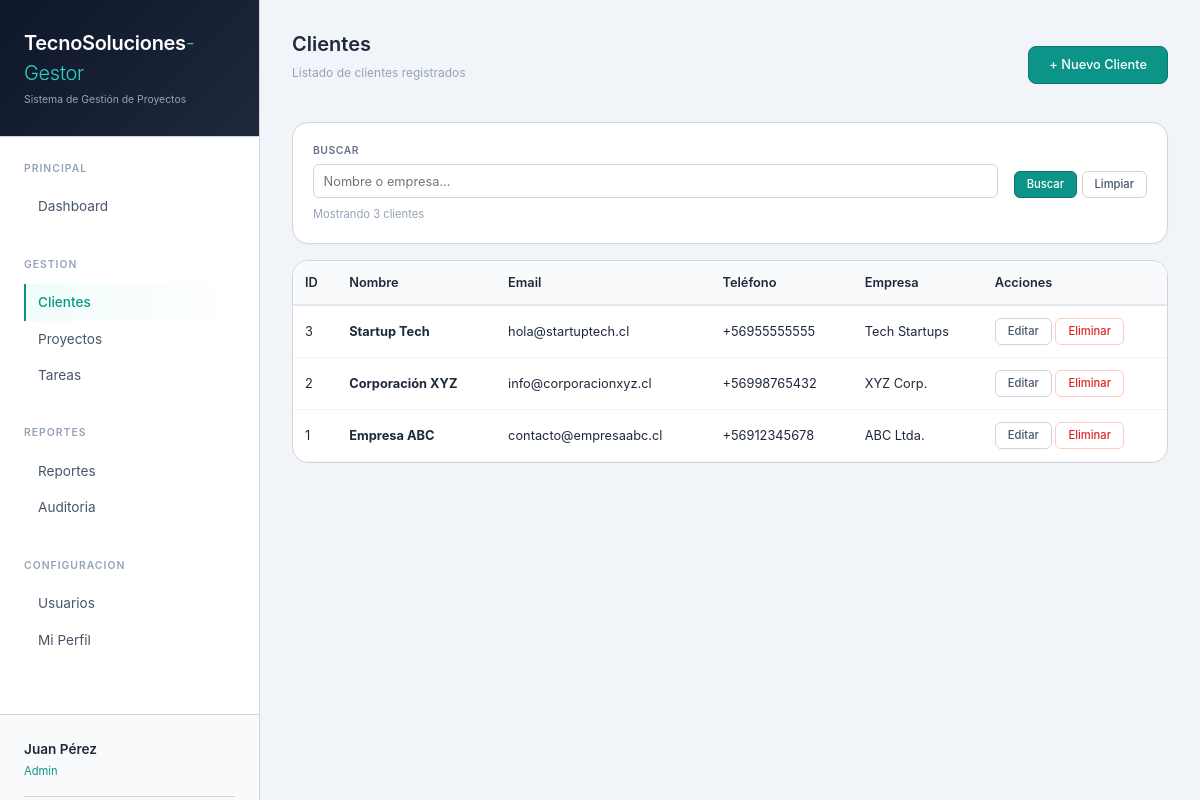
The app's page /public/index.php?action=clientes (signed in) with its own data.
### tables this page shows
CREATE TABLE IF NOT EXISTS clientes (
    id INT AUTO_INCREMENT PRIMARY KEY,
    nombre VARCHAR(100) NOT NULL,
    email VARCHAR(100) NULL,
    telefono VARCHAR(20) NULL,
    empresa VARCHAR(100) NULL,
    created_at TIMESTAMP DEFAULT CURRENT_TIMESTAMP,
    INDEX idx_nombre (nombre)
);

### controllers/ClienteController.php (called while the page is built, shortened)
<?php
class ClienteController {
    private $conn;
    public function __construct($db) {
        $this->conn = $db;
    }
    public function listar() {
        $clienteModel = new Cliente($this->conn);
        $clientes = $clienteModel->listar();
        include_once __DIR__ . '/../views/clientes/listar.php';
    }
}
?>

### models/Cliente.php (called while the page is built, shortened)
<?php
class Cliente {
    private $conn;
    private $table = 'clientes';
    public function __construct($db) {
        $this->conn = $db;
    }
    public function listar() {
        $query = "SELECT * FROM " . $this->table . " ORDER BY id DESC";
        $stmt = $this->conn->prepare($query);
        $stmt->execute();
        return $stmt->fetchAll();
    }
}
?>

### views/clientes/listar.php (the view, shortened to what this page needs)
<?php
$clientes = $clientes ?? [];
include_once __DIR__ . '/../layouts/header.php';
?>
<div class="flex-between mb-4">
    <div>
        <h2 style="font-size: 1.25rem; font-weight: 600;">Clientes</h2>
        <p style="font-size: 0.75rem; color: #94a3b8; margin-top: 0.25rem;">Listado de clientes registrados</p>
    </div>
    <a href="index.php?action=clientes&sub=agregar" class="btn btn-primary">+ Nuevo Cliente</a>
</div>
<div class="card" style="margin-bottom: 1rem;">
    <div class="card-body">
        <div style="display: flex; gap: 1rem; flex-wrap: wrap; align-items: flex-end;">
            <div style="flex: 1; min-width: 200px;">
                <label style="font-size: 0.65rem; text-transform: uppercase; color: #64748b; font-weight: 600;">Buscar</label>
                <input type="text" id="buscarCliente" placeholder="Nombre o empresa..." style="width: 100%; padding: 0.4rem 0.6rem; border: 1px solid #d4d4d8; border-radius: 6px; font-size: 0.8rem;" onkeyup="buscarClientes()">
            </div>
            <div>
                <button onclick="buscarClientes()" class="btn btn-primary btn-sm">Buscar</button>
                <button onclick="limpiarFiltro()" class="btn btn-outline btn-sm">Limpiar</button>
            </div>
        </div>
        <div style="margin-top: 0.5rem; font-size: 0.7rem; color: #94a3b8;">
            <span id="resultadosCount">Mostrando <?php echo count($clientes); ?> clientes</span>
        </div>
    </div>
</div>
<div class="table-responsive" id="tablaClientesContainer">
    <table style="width: 100%; border-collapse: collapse;" id="tablaClientes">
        <thead>
            <tr>
                <th style="text-align: left; padding: 12px; background: #f8fafc; border-bottom: 2px solid #e2e8f0;">ID</th>
                <th style="text-align: left; padding: 12px; background: #f8fafc; border-bottom: 2px solid #e2e8f0;">Nombre</th>
                <th style="text-align: left; padding: 12px; background: #f8fafc; border-bottom: 2px solid #e2e8f0;">Email</th>
                <th style="text-align: left; padding: 12px; background: #f8fafc; border-bottom: 2px solid #e2e8f0;">Teléfono</th>
                <th style="text-align: left; padding: 12px; background: #f8fafc; border-bottom: 2px solid #e2e8f0;">Empresa</th>
                <th style="text-align: left; padding: 12px; background: #f8fafc; border-bottom: 2px solid #e2e8f0;">Acciones</th>
            </tr>
        </thead>
        <tbody>
            <?php if (!empty($clientes)): ?>
                <?php foreach ($clientes as $c): ?>
                <tr>
                    <td style="padding: 12px; border-bottom: 1px solid #f1f5f9;"><?php echo $c['id']; ?></td>
                    <td style="padding: 12px; border-bottom: 1px solid #f1f5f9;"><strong><?php echo htmlspecialchars($c['nombre']); ?></strong></td>
                    <td style="padding: 12px; border-bottom: 1px solid #f1f5f9;"><?php echo htmlspecialchars($c['email']); ?></td>
                    <td style="padding: 12px; border-bottom: 1px solid #f1f5f9;"><?php echo htmlspecialchars($c['telefono']); ?></td>
                    <td style="padding: 12px; border-bottom: 1px solid #f1f5f9;"><?php echo htmlspecialchars($c['empresa']); ?></td>
                    <td style="padding: 12px; border-bottom: 1px solid #f1f5f9;">
                        <a href="index.php?action=clientes&sub=editar&id=<?php echo $c['id']; ?>" class="btn btn-outline btn-sm">Editar</a>
                        <a href="index.php?action=clientes&sub=eliminar&id=<?php echo $c['id']; ?>" class="btn btn-danger btn-sm" onclick="return confirmarEliminar('<?php echo htmlspecialchars($c['nombre']); ?>')">Eliminar</a>
                    </td>
                </tr>
                <?php endforeach; ?>
            <?php else: ?>
                <tr>
                    <td colspan="6" style="padding: 32px; text-align: center; color: #94a3b8;">No hay clientes registrados</td>
                </tr>
            <?php endif; ?>
        </tbody>
    </table>
</div>
<?php include_once __DIR__ . '/../layouts/footer.php'; ?>

### views/layouts/header.php (style rules this page uses)
* { margin: 0; padding: 0; box-sizing: border-box; }
body { font-family: 'Inter', -apple-system, BlinkMacSystemFont, 'Segoe UI', Roboto, sans-serif; background: #f1f5f9; color: #1e293b; line-height: 1.5; }
.btn { padding: 0.5rem 1.25rem; font-size: 0.8rem; font-family: inherit; border-radius: 8px; cursor: pointer; transition: all 0.2s; text-decoration: none; display: inline-block; font-weight: 500; border: 1px solid; }
.btn-primary { background: #0d9488; color: white; border-color: #0f766e; }
.btn-outline { background: transparent; border: 1px solid #d4d4d8; color: #475569; }
.btn-sm { padding: 0.25rem 0.75rem; font-size: 0.7rem; border-radius: 6px; }
.btn-danger { background: transparent; border: 1px solid #fecaca; color: #dc2626; }
.card { background: white; border: 1px solid #d4d4d8; border-radius: 16px; overflow: hidden; box-shadow: 0 1px 2px rgba(0,0,0,0.03); }
.card-body { padding: 1.25rem; }
.table-responsive { overflow-x: auto; border: 1px solid #d4d4d8; border-radius: 16px; background: white; }
table { width: 100%; border-collapse: collapse; font-size: 0.8rem; }
th { text-align: left; padding: 0.875rem; background: #fafafa; font-weight: 600; color: #1e293b; border-bottom: 1px solid #e4e4e7; }
td { padding: 0.875rem; border-bottom: 1px solid #f1f5f9; }
tr:last-child td { border-bottom: none; }
label { display: block; font-size: 0.7rem; text-transform: uppercase; letter-spacing: 0.5px; color: #0d9488; margin-bottom: 0.35rem; font-weight: 600; }
input, select, textarea { width: 100%; padding: 0.6rem 0; font-size: 0.85rem; font-family: inherit; border: none; border-bottom: 1px solid #d4d4d8; background: transparent; outline: none; transition: border-color 0.2s; }
.flex-between { display: flex; justify-content: space-between; align-items: center; }
.mb-4 { margin-bottom: 1.5rem; }

### records on screen
clientes: id "3", nombre "Startup Tech", email "hola@startuptech.cl", telefono "+56955555555", empresa "Tech Startups"
clientes: id "2", nombre "Corporación XYZ", email "info@corporacionxyz.cl", telefono "+56998765432", empresa "XYZ Corp."
clientes: id "1", nombre "Empresa ABC", email "contacto@empresaabc.cl", telefono "+56912345678", empresa "ABC Ltda."

### other values on screen
$_SESSION['user_nombre'] "Juan Pérez"
$_SESSION['user_rol'] "Admin"
count($clientes) "3"
